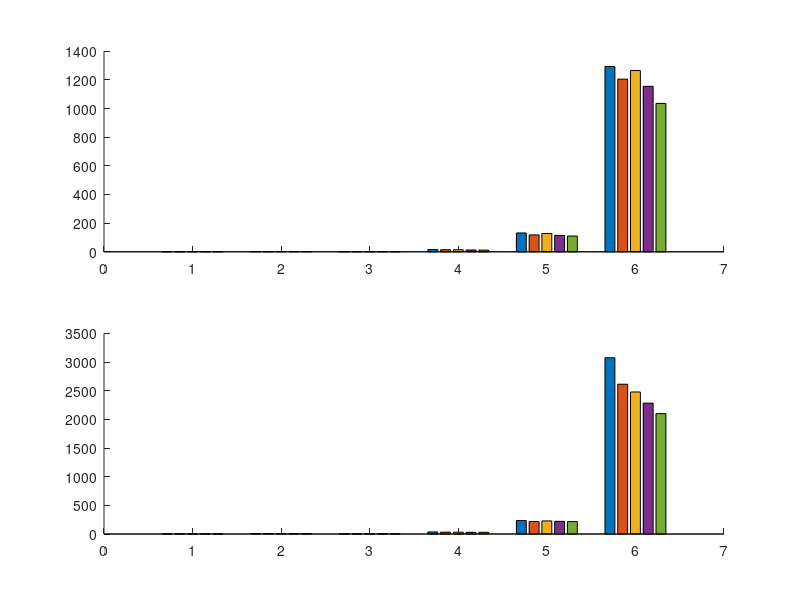

The MATLAB script that drew this image: (Note: this script raises an error after producing the figure.)
% 创建分组柱状图比较不同算法对不同网格大小的计算成本（对数坐标版）

% 创建图形窗口，设置位置和大小
figure('Position',[500,200,850,650])

% 两个子图的数据
YData1=[0.690000000000000	0.630000000000000	0.600000000000000	0.810000000000000	0.650000000000000
2.40000000000000	2.17000000000000	2.35000000000000	2.29000000000000	2.14000000000000
1.06000000000000	0.950000000000000	1.03000000000000	1.01000000000000	0.930000000000000
15.7900000000000	14.6400000000000	14.5300000000000	12.7600000000000	12.1300000000000
131.590000000000	118.050000000000	127.520000000000	114.730000000000	110.230000000000
1293.16000000000	1205.11000000000	1265.16000000000	1154.71000000000	1035.74000000000]; 
YData2=[1.10000000000000	0.980000000000000	1.21000000000000	1.28000000000000	1.14000000000000
7.13000000000000	6.75000000000000	6.49000000000000	6.64000000000000	6.35000000000000
1.87000000000000	1.60000000000000	1.81000000000000	2	1.99000000000000
35.8600000000000	32.1800000000000	31.8700000000000	30.1100000000000	29.7000000000000
235.120000000000	218.030000000000	228.320000000000	220.900000000000	216.770000000000
3075.11000000000	2613.38000000000	2477.51000000000	2283.17000000000	2100.58000000000];

% 配色方案(RGB值转换为0-1范围)
CData=[111,173,72;    % 绿色 
       92,154,215;    % 蓝色 
      255,192,1;      % 黄色 
       69,103,42;     % 深绿 
       36,94,144]./255; % 深蓝 

% 创建上子图和柱状图
ax1=subplot(2,1,1); hold on; 
hBar1=bar(YData1);           

% 创建下子图和柱状图
ax2=subplot(2,1,2); hold on; 
hBar2=bar(YData2);           

% 设置柱状图样式
for i=1:length(hBar1)
    hBar1(i).EdgeColor='none';      
    hBar1(i).FaceColor=CData(i,:);  
    hBar2(i).EdgeColor='none';      
    hBar2(i).FaceColor=CData(i,:);  
end

% 设置Y轴为对数坐标 - 这是解决大范围数据的关键
set(ax1, 'YScale', 'log');
set(ax2, 'YScale', 'log');

% 设置X轴标签
ax1.XTick=1:size(YData1,1);        
ax2.XTick=1:size(YData2,1);        
ax1.XTickLabel={'5*5*90','5*5*900','25*25*90','25*25*900','250*250*90','250*250*900'};
ax2.XTickLabel={'5*5*90','5*5*900','25*25*90','25*25*900','250*250*90','250*250*900'};

% 设置坐标轴字体样式
ax1.FontName='Cambria';    ax2.FontName='Cambria';     
ax1.FontWeight='bold';     ax2.FontWeight='bold';      
ax1.FontSize=12;           ax2.FontSize=12;            

% 网格设置
ax1.XGrid='on';            ax2.XGrid='on';             
ax1.YGrid='on';            ax2.YGrid='on';  % 添加Y轴网格
ax1.GridAlpha=.2;          ax2.GridAlpha=.2;           

% 坐标轴边框设置
ax1.Box='on';              ax2.Box='on';               
ax1.LineWidth=1.5;         ax2.LineWidth=1.5;          

% 刻度线设置
ax1.TickLength=[0,0];      ax2.TickLength=[0,0];       

% 绘制垂直分隔线
XV=(1:size(YData1,1)-1)+.5; 
for i=1:length(XV)
    xline(ax1,XV(i),'LineWidth',1.4,'LineStyle','--','Color',[0,0,0]);
    xline(ax2,XV(i),'LineWidth',1.4,'LineStyle','--','Color',[0,0,0]);
end

% 创建图例
lgd1=legend(hBar1,'program A','program B','program C','program D','program E','FontSize',13);
lgd2=legend(hBar2,'program A','program B','program C','program D','program E','FontSize',13);

% 图例位置设置
lgd1.Location='southoutside';  
lgd2.Location='southoutside';  

% 图例排列设置
lgd1.NumColumns=length(hBar1); 
lgd2.NumColumns=length(hBar2); 

% 图例标记大小设置
lgd1.ItemTokenSize=[8,8];      
lgd2.ItemTokenSize=[8,8];      

% 图例边框设置
lgd1.Box='off';                                                             
lgd2.Box='off';                

% 调整子图位置和间距
set(ax1,'LooseInset',[.1,0,0.028,0.03],'OuterPosition',[0,1/2-1/30,1,1/2+1/30]);
set(ax2,'LooseInset',[.1,0,0.028,0.03],'OuterPosition',[0,0-1/30,1,1/2+1/30]);

% 添加子图标签(左上角) - 
text(ax1,0.6, 1000,'hour=5','FontSize',15,'FontWeight','bold','FontName','Cambria');
text(ax2,0.6, 1000,'hour=11','FontSize',15,'FontWeight','bold','FontName','Cambria');

% 添加Y轴标签
ylabel(ax1, 'time cost');
ylabel(ax2, 'time cost');

% 设置合适的Y轴范围（确保所有数据点可见）
ylim(ax1, [0.1, 10000]); 
ylim(ax2, [0.1, 10000]);
